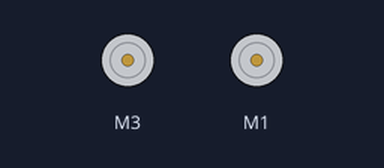
The sketch below on a simulated Arduino Mega 2560, built with avr-gcc and run on an emulated ATmega2560. Parts: 2 × DC motor (green arrow = forward, orange = backward, longer = faster). At 15.9 s the program stops and its outputs stay as they are.

Above: at 0.1 s.
At 6.11 s:
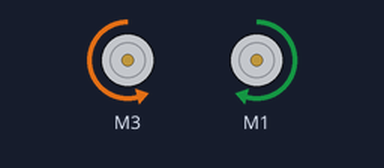
At 10.6 s:
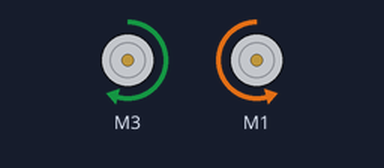
At 14.61 s:
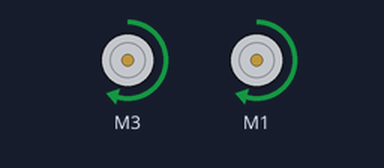
Timing chart, 0 to 16.9 s (numbered marks = the images above):
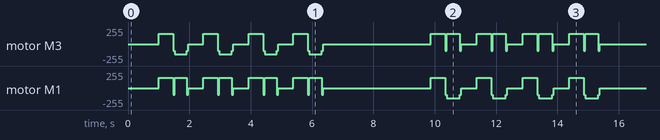

The sketch:

B3_06_SpinSquare.ino
```cpp
/* B3_06_SpinSquare.ino
   Drive the TWO-WHEELED Bread Board Bot (BBbot, B^3)
   in a square, stopping at (or near!) end point.

   Arduino: Arduino Mega 256 v3 Clone
   Motor Shield: Adafruit assembled Motor Shield for Arduino v2
   ---->  http://www.adafruit.com/products/1438

   Programmer: Dave Eslinger; June 7, 2015
   Revisions:
*/
#include <Wire.h>
#include <Adafruit_MotorShield.h>
#include <math.h>
#include <breadboardbot.h>

// Create the motor shield object with the default I2C address
Adafruit_MotorShield AFMS = Adafruit_MotorShield();

// Define Constants
const byte TESTSPEED = 155;
const byte DIRECTION = TURNLEFT;

// Define 'ports' for motors.
const byte LEFT_MOTOR_PORT = 3;
const byte RIGHT_MOTOR_PORT = 1;
// Create pointers to motor control objects
Adafruit_DCMotor *motorLeft = AFMS.getMotor(LEFT_MOTOR_PORT);
Adafruit_DCMotor *motorRight = AFMS.getMotor(RIGHT_MOTOR_PORT);

void setup(void){
  AFMS.begin();  // create with the default frequency 1.6KHz
  // Turn off all motors to start, just a good habit
  motorLeft->run(RELEASE);
  motorRight->run(RELEASE);
}

void loop(void){

  delay(1000); // Delay for a second to give time to place the robot.


    drive(10., TESTSPEED, motorLeft, motorRight);// Forward for 10 inches
    spin(-101., TESTSPEED, motorLeft, motorRight); // 90 deg. to left
    allStop(FORWARD, motorLeft, motorRight);
    delay(500);  // Pause for 1/2 a second after turning
    drive(10., TESTSPEED, motorLeft, motorRight);// Forward for 10 inches
    spin(-105., TESTSPEED, motorLeft, motorRight); // 90 deg. to left
    allStop(FORWARD, motorLeft, motorRight);
    delay(500);  // Pause for 1/2 a second after turning
     drive(10., TESTSPEED, motorLeft, motorRight);// Forward for 10 inches
    spin(-102., TESTSPEED, motorLeft, motorRight); // 90 deg. to left
    allStop(FORWARD, motorLeft, motorRight);
    delay(500);  // Pause for 1/2 a second after turning
    drive(10., TESTSPEED, motorLeft, motorRight);// Forward for 10 inches
    spin(-105., TESTSPEED, motorLeft, motorRight); // 90 deg. to left
    allStop(FORWARD, motorLeft, motorRight);
    delay(500);  // Pause for 1/2 a second after turning

  delay(3000);

    drive(10., TESTSPEED, motorLeft, motorRight);// Forward for 10 inches
    spin(112., TESTSPEED, motorLeft, motorRight); // 90 deg. to left
    allStop(FORWARD, motorLeft, motorRight);
    delay(500);  // Pause for 1/2 a second after turning
     drive(10., TESTSPEED, motorLeft, motorRight);// Forward for 10 inches
    spin(113., TESTSPEED, motorLeft, motorRight); // 90 deg. to left
    allStop(FORWARD, motorLeft, motorRight);
    delay(500);  // Pause for 1/2 a second after turning
     drive(10., TESTSPEED, motorLeft, motorRight);// Forward for 10 inches
    spin(114., TESTSPEED, motorLeft, motorRight); // 90 deg. to left
    allStop(FORWARD, motorLeft, motorRight);
    delay(500);  // Pause for 1/2 a second after turning
     drive(10., TESTSPEED, motorLeft, motorRight);// Forward for 10 inches
    spin(114., TESTSPEED, motorLeft, motorRight); // 90 deg. to left
    allStop(FORWARD, motorLeft, motorRight);
    delay(500);  // Pause for 1/2 a second after turning

  while(1){}
}
```
